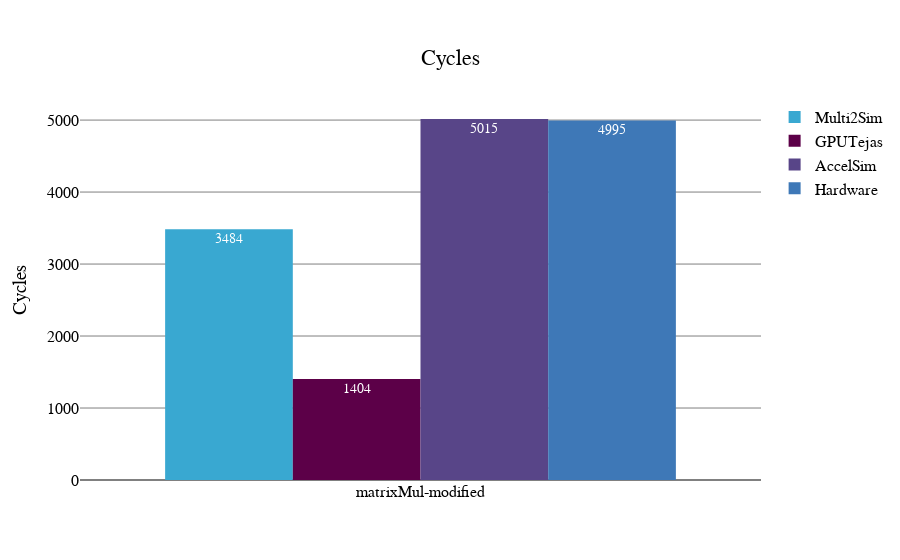
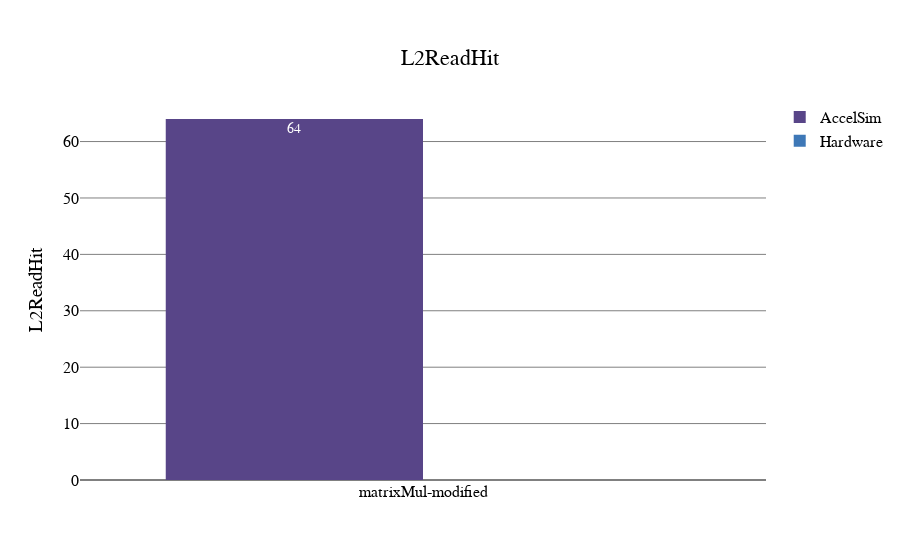
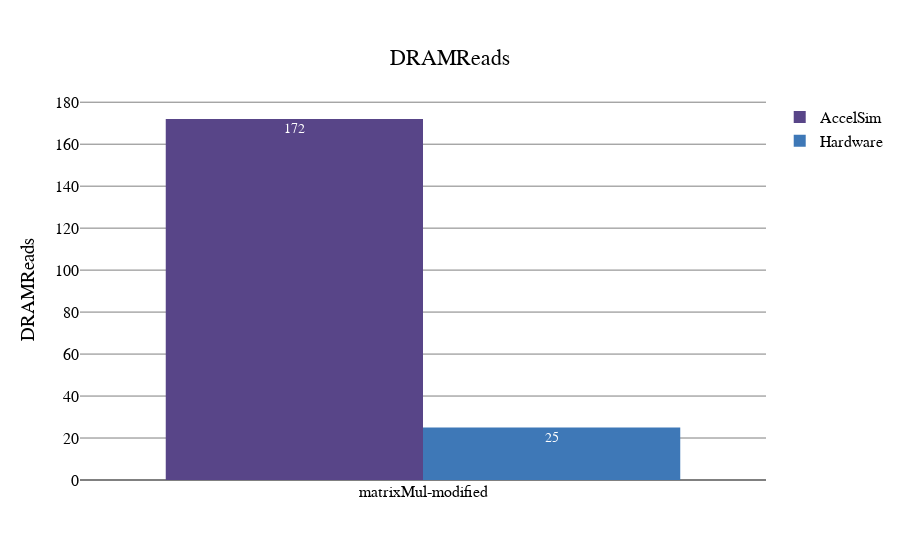
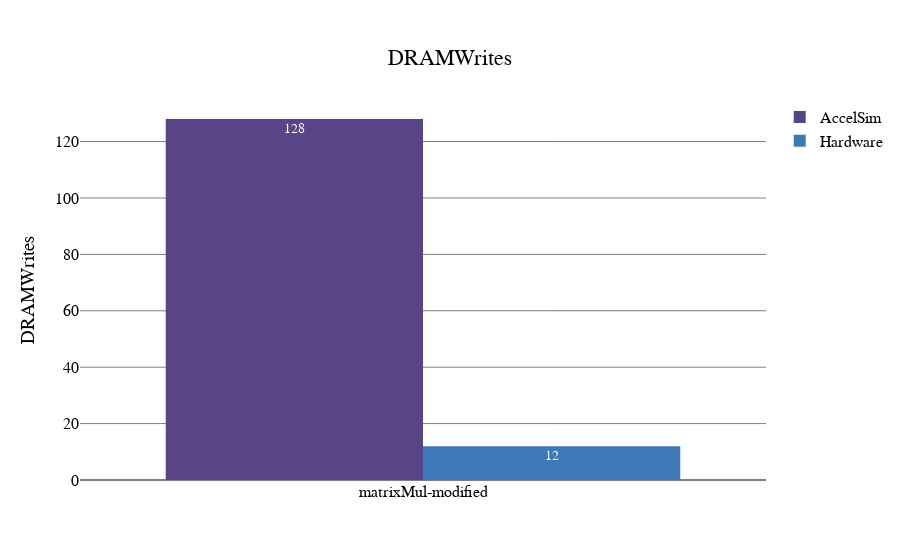

Here is the notebook cell these charts were saved with, in order:
### Code cell
for metric_name, metric in metrics.items():
    bars = []
    # for i, (sim, cycles) in enumerate(data): # cycle_df.items():
    metric_df = metric.compute()
    for sim in metric_df.index: # cycle_df.items():
        # print(sim, cycles)
        bars.append(go.Bar(
            # x= [i],
            # y= [cycles],
            # x should be benchmarks
            x = [benchmark.name], # cycle_df.index,
            y = metric_df.loc[sim],
            text = metric_df.loc[sim],
            textposition='auto',
            textfont = dict(
                color="white",
                size=14,
            ),
            name=sim,
            # marker=go.bar.Marker(color=colors[i % len(colors)]),
            marker=dict(
                color=sim_color[sim],
                # color='rgba(50, 171, 96, 0.6)',
                line=dict(
                    color='rgba(50, 171, 96, 1.0)',
                    width=0
                ),
            ),
            # xaxis='x1',
        ))
    #if False:
    #    bars = []
    #    bars.append(go.Bar(
    #        # x= [i],
    #        # y= [cycles],
    #        x = metric_df.index, # ["Simulator"],
    #        y = metric_df["Cycles"],
    #        name=metric_name, # sim,
    #        # marker=go.bar.Marker(color=colors[i % len(colors)]),
    #        # xaxis='x1',
    #    ))

    layout = go.Layout(
        font_family="Helvetica",
        font_color="black",
        font_size=16,
        title=dict(
            text=metric_name,
            x=0.5,
            xanchor="center",
            yanchor="top",
        ),
        yaxis=go.layout.YAxis(
            title=metric_name,
            gridcolor="gray",
            zerolinecolor="gray",
            # range=[min_axis_val * 0.9 ,max_axis_val*1.1]
        ),
        barmode="group",
        bargroupgap=0,
        bargap=0.25,
        showlegend=True,
        plot_bgcolor="white",
    )
    fig = go.Figure(data=bars, layout=layout)
    # import plotly
    # plotly.offline.plot(fig, filename="./figs/bars.pdf", auto_open=False)
    fig.show()
    fig.write_image(f"./figs/bar_{metric_name}.pdf", format='pdf')

### Figure 1 — Plotly figure (JSON) as saved in the notebook; plotly's stock layout.template omitted (floating-point values rounded to 4 significant figures)
{"data": [{"marker": {"color": "#39a8d1", "line": {"color": "rgba(50, 171, 96, 1.0)", "width": 0}}, "name": "Multi2Sim", "text": [3484], "textfont": {"color": "white", "size": 14}, "textposition": "auto", "type": "bar", "x": ["matrixMul-modified"], "y": [3484]}, {"marker": {"color": "#5c0048", "line": {"color": "rgba(50, 171, 96, 1.0)", "width": 0}}, "name": "GPUTejas", "text": [1404], "textfont": {"color": "white", "size": 14}, "textposition": "auto", "type": "bar", "x": ["matrixMul-modified"], "y": [1404]}, {"marker": {"color": "#584588", "line": {"color": "rgba(50, 171, 96, 1.0)", "width": 0}}, "name": "AccelSim", "text": [5015], "textfont": {"color": "white", "size": 14}, "textposition": "auto", "type": "bar", "x": ["matrixMul-modified"], "y": [5015]}, {"marker": {"color": "#3e78b7", "line": {"color": "rgba(50, 171, 96, 1.0)", "width": 0}}, "name": "Hardware", "text": [4995], "textfont": {"color": "white", "size": 14}, "textposition": "auto", "type": "bar", "x": ["matrixMul-modified"], "y": [4995]}], "layout": {"autosize": true, "bargap": 0.25, "bargroupgap": 0, "barmode": "group", "font": {"color": "black", "family": "Helvetica", "size": 16}, "plot_bgcolor": "white", "showlegend": true, "title": {"text": "Cycles", "x": 0.5, "xanchor": "center", "yanchor": "top"}, "xaxis": {"autorange": true, "range": [-0.5, 0.5], "type": "category"}, "yaxis": {"autorange": true, "gridcolor": "gray", "range": [0, 5279.0], "title": {"text": "Cycles"}, "type": "linear", "zerolinecolor": "gray"}}}

### Figure 2 — Plotly figure (JSON) as saved in the notebook; plotly's stock layout.template omitted (floating-point values rounded to 4 significant figures)
{"data": [{"marker": {"color": "#584588", "line": {"color": "rgba(50, 171, 96, 1.0)", "width": 0}}, "name": "AccelSim", "text": [64], "textfont": {"color": "white", "size": 14}, "textposition": "auto", "type": "bar", "x": ["matrixMul-modified"], "y": [64]}, {"marker": {"color": "#3e78b7", "line": {"color": "rgba(50, 171, 96, 1.0)", "width": 0}}, "name": "Hardware", "text": [0], "textfont": {"color": "white", "size": 14}, "textposition": "auto", "type": "bar", "x": ["matrixMul-modified"], "y": [0]}], "layout": {"autosize": true, "bargap": 0.25, "bargroupgap": 0, "barmode": "group", "font": {"color": "black", "family": "Helvetica", "size": 16}, "plot_bgcolor": "white", "showlegend": true, "title": {"text": "L2ReadHit", "x": 0.5, "xanchor": "center", "yanchor": "top"}, "xaxis": {"autorange": true, "range": [-0.5, 0.5], "type": "category"}, "yaxis": {"autorange": true, "gridcolor": "gray", "range": [0, 67.37], "title": {"text": "L2ReadHit"}, "type": "linear", "zerolinecolor": "gray"}}}

### Figure 3 — Plotly figure (JSON) as saved in the notebook; plotly's stock layout.template omitted (floating-point values rounded to 4 significant figures)
{"data": [{"marker": {"color": "#584588", "line": {"color": "rgba(50, 171, 96, 1.0)", "width": 0}}, "name": "AccelSim", "text": [172], "textfont": {"color": "white", "size": 14}, "textposition": "auto", "type": "bar", "x": ["matrixMul-modified"], "y": [172]}, {"marker": {"color": "#3e78b7", "line": {"color": "rgba(50, 171, 96, 1.0)", "width": 0}}, "name": "Hardware", "text": [25], "textfont": {"color": "white", "size": 14}, "textposition": "auto", "type": "bar", "x": ["matrixMul-modified"], "y": [25]}], "layout": {"autosize": true, "bargap": 0.25, "bargroupgap": 0, "barmode": "group", "font": {"color": "black", "family": "Helvetica", "size": 16}, "plot_bgcolor": "white", "showlegend": true, "title": {"text": "DRAMReads", "x": 0.5, "xanchor": "center", "yanchor": "top"}, "xaxis": {"autorange": true, "range": [-0.5, 0.5], "type": "category"}, "yaxis": {"autorange": true, "gridcolor": "gray", "range": [0, 181.1], "title": {"text": "DRAMReads"}, "type": "linear", "zerolinecolor": "gray"}}}

### Figure 4 — Plotly figure (JSON) as saved in the notebook; plotly's stock layout.template omitted (floating-point values rounded to 4 significant figures)
{"data": [{"marker": {"color": "#584588", "line": {"color": "rgba(50, 171, 96, 1.0)", "width": 0}}, "name": "AccelSim", "text": [128], "textfont": {"color": "white", "size": 14}, "textposition": "auto", "type": "bar", "x": ["matrixMul-modified"], "y": [128]}, {"marker": {"color": "#3e78b7", "line": {"color": "rgba(50, 171, 96, 1.0)", "width": 0}}, "name": "Hardware", "text": [12], "textfont": {"color": "white", "size": 14}, "textposition": "auto", "type": "bar", "x": ["matrixMul-modified"], "y": [12]}], "layout": {"autosize": true, "bargap": 0.25, "bargroupgap": 0, "barmode": "group", "font": {"color": "black", "family": "Helvetica", "size": 16}, "plot_bgcolor": "white", "showlegend": true, "title": {"text": "DRAMWrites", "x": 0.5, "xanchor": "center", "yanchor": "top"}, "xaxis": {"autorange": true, "range": [-0.5, 0.5], "type": "category"}, "yaxis": {"autorange": true, "gridcolor": "gray", "range": [0, 134.7], "title": {"text": "DRAMWrites"}, "type": "linear", "zerolinecolor": "gray"}}}
